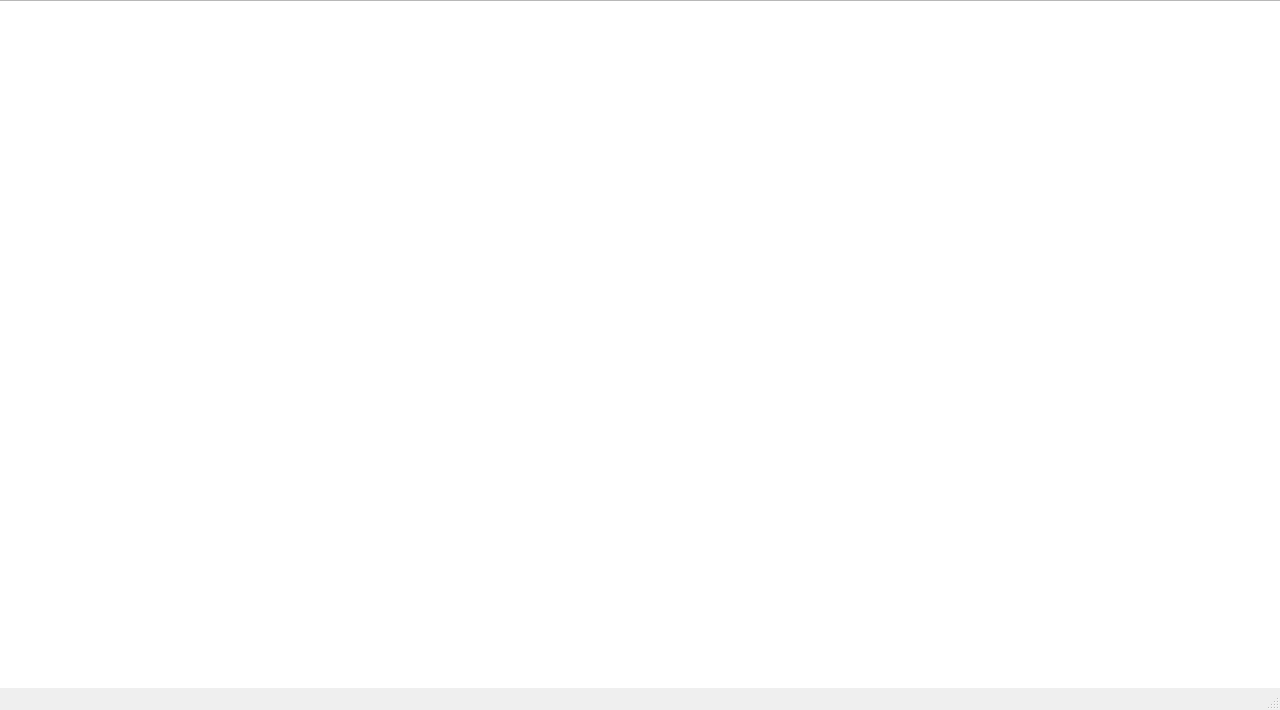
<?xml version="1.0" encoding="UTF-8"?>
<ui version="4.0">
 <class>MainWindow</class>
 <widget class="QMainWindow" name="MainWindow">
  <property name="geometry">
   <rect>
    <x>0</x>
    <y>0</y>
    <width>1280</width>
    <height>710</height>
   </rect>
  </property>
  <property name="windowTitle">
   <string>MainWindow</string>
  </property>
  <widget class="QWidget" name="centralwidget">
   <widget class="QGraphicsView" name="graphicsView">
    <property name="geometry">
     <rect>
      <x>-60</x>
      <y>0</y>
      <width>1421</width>
      <height>921</height>
     </rect>
    </property>
   </widget>
  </widget>
  <widget class="QMenuBar" name="menubar">
   <property name="geometry">
    <rect>
     <x>0</x>
     <y>0</y>
     <width>1280</width>
     <height>21</height>
    </rect>
   </property>
  </widget>
  <widget class="QStatusBar" name="statusbar"/>
 </widget>
 <resources/>
 <connections/>
</ui>
